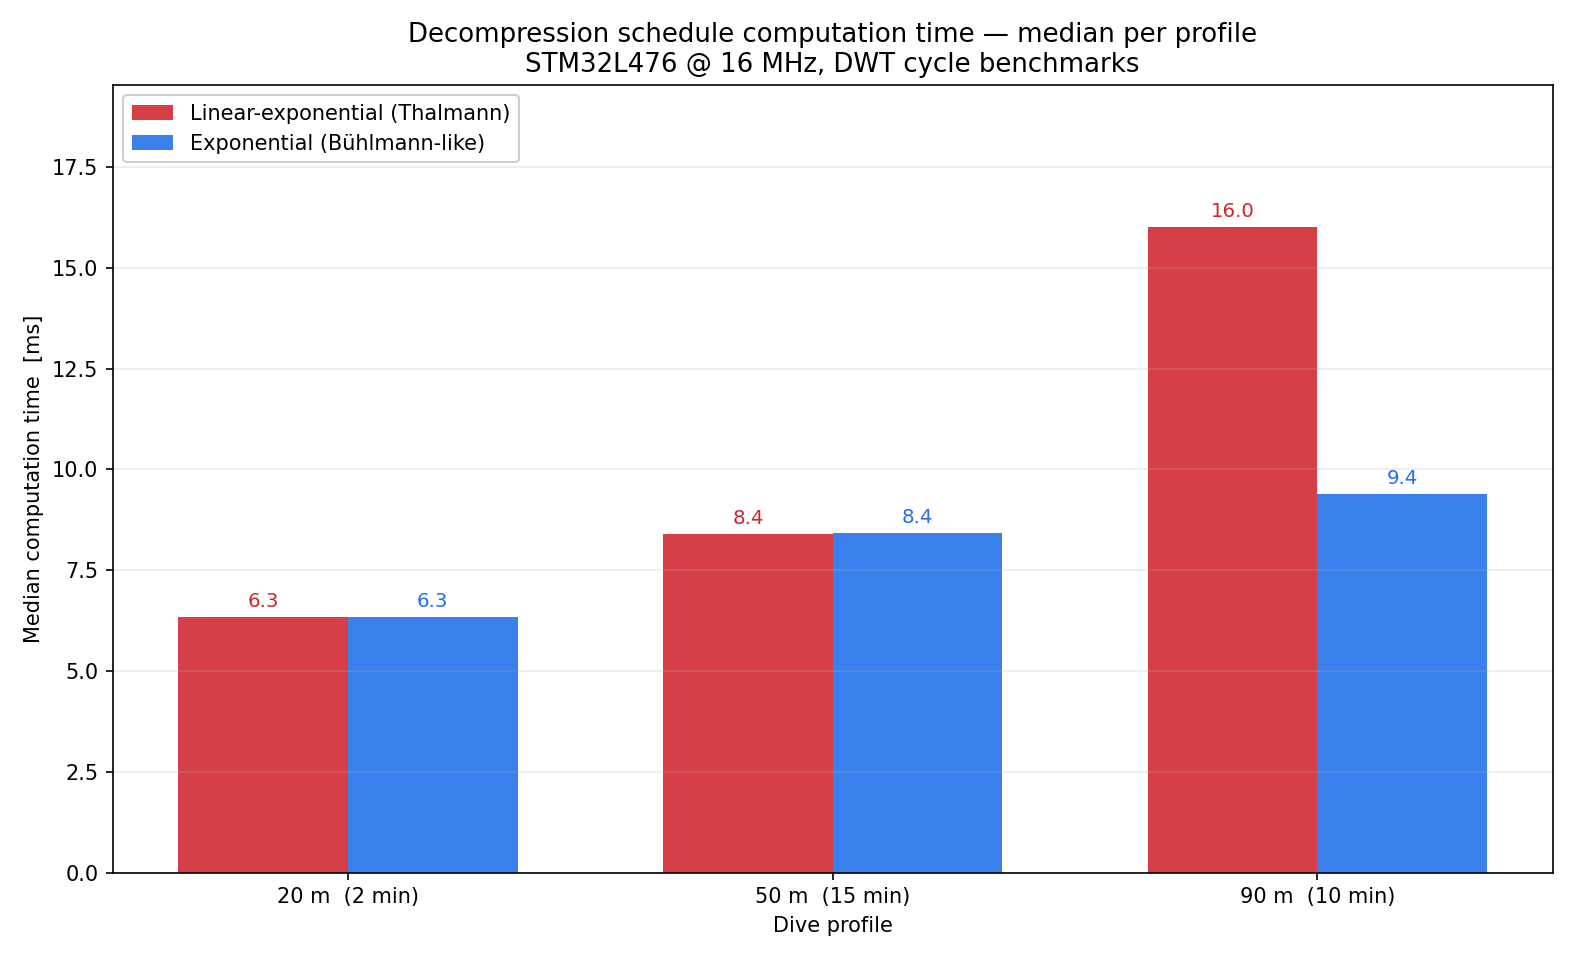

Write Python code to recreate this figure.
#!/usr/bin/env python3
"""
Decompression schedule computation time — median per dive profile.

Two algorithms compared:
  * Exponential        (pure exponential, Bühlmann-like)
  * Linear-exponential (Thalmann: linear while supersaturated, then exponential)

Raw cycle counts extracted from STM32L476 DWT benchmarks (16 MHz clock).
Data source: STDC-STM32-rs/results/newest/*.clean.log
"""

import statistics
import numpy as np
import matplotlib.pyplot as plt

CLOCK_HZ = 16_000_000

# Raw DWT cycle counts → ms (cycles / CLOCK_HZ * 1000), extracted from logs.
RAW = {
    "Linear-exponential": {
        "20m": [6.335]*9,
        "50m": [6.3452]*29 + [8.5273,8.5273,8.5342,8.5342,8.5342,8.5342,8.5342,
                8.2784,8.2784,8.3924,8.3923,8.3923,8.3923,8.3919,8.3919,8.3919,8.3987,
                15.238,15.2384,15.2384,15.2384,15.238,15.2453,15.2444,
                21.8006,21.8006,21.8007,21.8007,21.8161,21.8161,21.8161,
                21.8152,21.8152,21.8152,21.8157,21.8157,21.8162,21.8162,21.8166,
                15.2667,15.2672,8.4356,8.4356,8.4356,8.4356,8.5849,8.5849],
        "90m": [6.3451]*15 +
               [9.202,9.202,9.2016,9.2016,9.2016,9.2016,9.2016,
                9.0499,9.0499,9.0499,9.0499,9.0499,
                16.3326,16.3326,16.3325,16.3321,16.3321,16.3326,16.3326,
                16.0129,16.0133,16.0134,16.0134,16.0134,16.0134,16.0129,16.0129,
                30.1401,30.1401,30.1397,30.1401,
                43.1929,43.1934,43.1921,43.2282,
                49.2606,49.2606,49.1467,49.1467,
                55.1476,55.1476,55.1545,55.1607,55.1602,55.3193,55.3402,55.3414,
                49.4471,49.4471,30.326,30.3264,
                16.6335,16.4912,16.4912,16.4698,
                9.2968,9.3523,9.3087,9.3087,9.3087,9.3083,9.3087,
                9.4509,9.4504,9.2581,9.2581,9.2577,9.2342,9.2342,9.2342],
    },
    "Exponential": {
        "20m": [6.3411]*8,
        "50m": [6.3571]*31 +
               [8.543,8.5433,8.55,8.5503,8.5503,8.55,
                8.4013,8.4081,8.4081,8.4081,8.4081,8.4084,8.4084,8.4084,
                8.4083,8.4083,8.4083,8.4081,8.4081,8.4153,8.4367,
                15.2668,15.2668,15.2668,15.2668,15.2734,15.2736,15.2733,
                15.2733,15.2737,15.2733,15.2739,15.2733,
                21.8419,21.8418,21.8418,21.8414,21.8562,21.8562,21.8566,
                21.8566,21.8561,21.8561,21.8561,21.8566,21.8563,21.8562,21.8562,
                15.2951,15.2951,8.4515,8.4515,8.4446,
                8.6005,8.6003,8.6003,8.6006],
        "90m": [6.3468]*20 +
               [9.2011,9.2009,9.2009,9.2011,9.2011,9.2011,9.2011,9.2007,
                9.0491,9.0491,9.0491,
                16.3343,16.3343,16.3346,16.3343,16.3342,16.3343,
                16.0144,16.0144,16.0144,16.0143,16.0144,16.0144,16.0144,
                30.1304,30.1301,30.1463,30.1461,
                36.6759,36.6894,
                43.2027,43.2021,43.2026,
                49.2728,49.2729,49.2663,
                55.1519,55.1751,55.3335,55.3336,55.3554,55.3558,
                55.3551,55.3551,55.3551,55.3561,55.3561,55.3558,
                49.4594,49.4594,49.4591,43.4497,23.7109,16.4937,
                9.2963,9.3518,9.3518,9.3518,9.3518,9.3518,9.3518,
                9.3515,9.3519,9.3519,9.3519,9.3081,
                9.4504,9.4504,9.4329,9.2575,9.2402,9.2402],
    },
}

PROFILES = ["20m", "50m", "90m"]
PROFILE_LABELS = ["20 m  (2 min)", "50 m  (15 min)", "90 m  (10 min)"]

C_EXP  = "#1f6feb"   # blue  — exponential
C_THAL = "#d1242f"   # red   — linear-exponential

medians = {algo: [statistics.median(RAW[algo][p]) for p in PROFILES]
           for algo in RAW}

x = np.arange(len(PROFILES))
width = 0.35

fig, ax = plt.subplots(figsize=(10.5, 6.4))

bars_thal = ax.bar(x - width/2, medians["Linear-exponential"], width,
                   label="Linear-exponential (Thalmann)", color=C_THAL, alpha=0.88)
bars_exp  = ax.bar(x + width/2, medians["Exponential"], width,
                   label="Exponential (Bühlmann-like)", color=C_EXP, alpha=0.88)

for bar in bars_thal:
    ax.text(bar.get_x() + bar.get_width()/2, bar.get_height() + 0.15,
            f"{bar.get_height():.1f}", ha="center", va="bottom", fontsize=9.5, color=C_THAL)
for bar in bars_exp:
    ax.text(bar.get_x() + bar.get_width()/2, bar.get_height() + 0.15,
            f"{bar.get_height():.1f}", ha="center", va="bottom", fontsize=9.5, color=C_EXP)

ax.set_xticks(x)
ax.set_xticklabels(PROFILE_LABELS)
ax.set_xlabel("Dive profile")
ax.set_ylabel("Median computation time  [ms]")
ax.set_title("Decompression schedule computation time — median per profile\n"
             "STM32L476 @ 16 MHz, DWT cycle benchmarks",
             fontsize=12.5)
ax.legend(loc="upper left", framealpha=0.95)
ax.set_ylim(0, max(max(medians["Linear-exponential"]), max(medians["Exponential"])) * 1.22)
ax.grid(axis="y", alpha=0.25)
fig.tight_layout()

out = "fig_timing_median.png"
fig.savefig(out, dpi=150)
print(f"Figure written: {out}")
